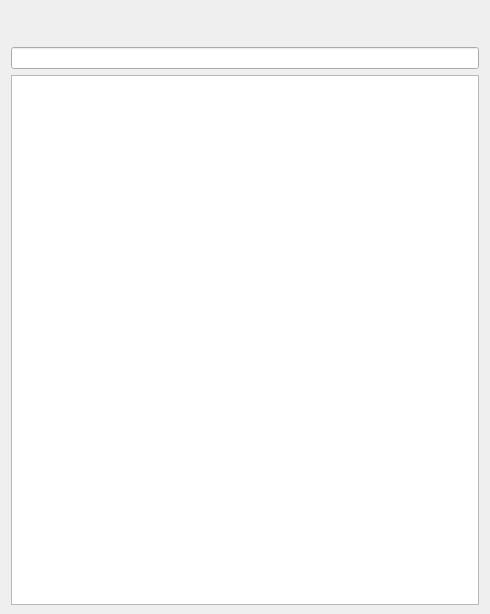
<?xml version="1.0" encoding="UTF-8"?>
<ui version="4.0">
 <class>QuickMenu</class>
 <widget class="QWidget" name="QuickMenu">
  <property name="geometry">
   <rect>
    <x>0</x>
    <y>0</y>
    <width>490</width>
    <height>614</height>
   </rect>
  </property>
  <property name="windowTitle">
   <string>QuickMenu</string>
  </property>
  <layout class="QVBoxLayout" name="verticalLayout">
   <property name="bottomMargin">
    <number>9</number>
   </property>
   <item>
    <layout class="QHBoxLayout" name="horizontalLayout">
     <item>
      <widget class="QPushButton" name="SettingsButton">
       <property name="minimumSize">
        <size>
         <width>30</width>
         <height>30</height>
        </size>
       </property>
       <property name="maximumSize">
        <size>
         <width>30</width>
         <height>30</height>
        </size>
       </property>
       <property name="layoutDirection">
        <enum>Qt::LayoutDirection::LeftToRight</enum>
       </property>
       <property name="text">
        <string/>
       </property>
       <property name="iconSize">
        <size>
         <width>20</width>
         <height>20</height>
        </size>
       </property>
       <property name="flat">
        <bool>true</bool>
       </property>
      </widget>
     </item>
     <item>
      <widget class="QPushButton" name="clearButton">
       <property name="minimumSize">
        <size>
         <width>30</width>
         <height>30</height>
        </size>
       </property>
       <property name="maximumSize">
        <size>
         <width>30</width>
         <height>30</height>
        </size>
       </property>
       <property name="text">
        <string/>
       </property>
       <property name="iconSize">
        <size>
         <width>23</width>
         <height>23</height>
        </size>
       </property>
       <property name="flat">
        <bool>true</bool>
       </property>
      </widget>
     </item>
     <item>
      <spacer name="horizontalSpacer">
       <property name="orientation">
        <enum>Qt::Orientation::Horizontal</enum>
       </property>
       <property name="sizeHint" stdset="0">
        <size>
         <width>40</width>
         <height>20</height>
        </size>
       </property>
      </spacer>
     </item>
     <item>
      <widget class="QPushButton" name="CloseButton">
       <property name="minimumSize">
        <size>
         <width>30</width>
         <height>30</height>
        </size>
       </property>
       <property name="maximumSize">
        <size>
         <width>30</width>
         <height>30</height>
        </size>
       </property>
       <property name="text">
        <string/>
       </property>
       <property name="iconSize">
        <size>
         <width>20</width>
         <height>20</height>
        </size>
       </property>
       <property name="flat">
        <bool>true</bool>
       </property>
      </widget>
     </item>
    </layout>
   </item>
   <item>
    <widget class="QLineEdit" name="lineSearch"/>
   </item>
   <item>
    <widget class="QListView" name="listView"/>
   </item>
  </layout>
 </widget>
 <resources/>
 <connections/>
</ui>
